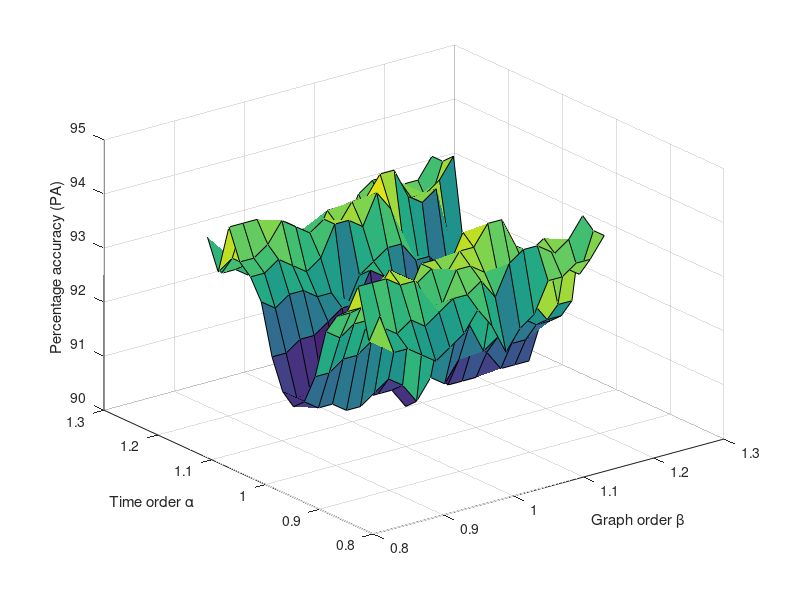
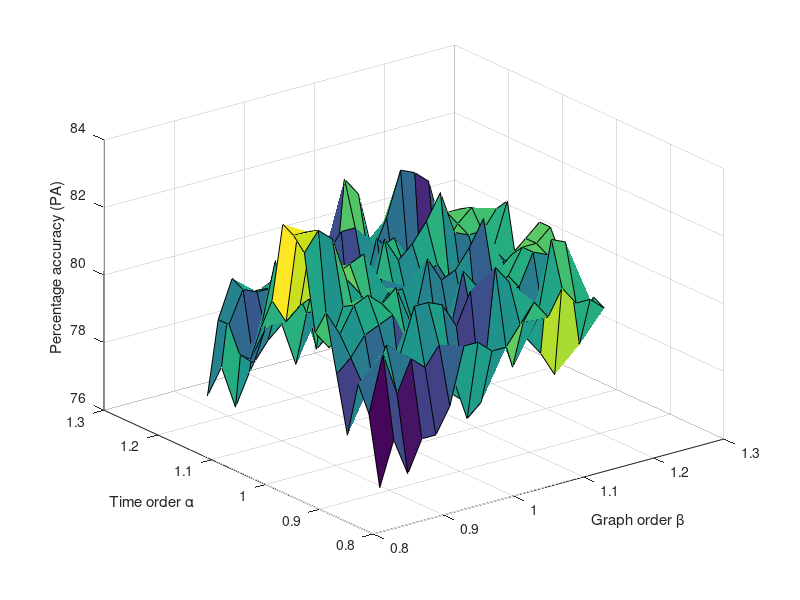

These charts were generated, in order, by the following MATLAB code: (Note: this script raises an error after producing the figures.)
clc
clear
close all


% Clustering 1

load err
err1 = err;
err1_mean = mean(err1,3);

tim = 0.84:0.02:1.16;
gim = 0.84:0.02:1.16;

figure()

surf(gim,tim,err1_mean)

xlabel('Graph order \beta')
ylabel('Time order \alpha')
zlabel('Percentage accuracy (PA)')



load err_twenty.mat
err2 = err;
err2_mean = mean(err2,3);

tim = 0.84:0.02:1.16;
gim = 0.84:0.02:1.16;

figure()

surf(gim,tim,err2_mean)

xlabel('Graph order \beta')
ylabel('Time order \alpha')
zlabel('Percentage accuracy (PA)')
%ordinary, best graph, best frac, best of both.
ordinary = squeeze(err1(9,9,:));
[~,idxg] = sort(err1_mean(9,:),'descend');
[~,idxt] = sort(err1_mean(:,9),'descend');
best = squeeze(err1(4,12,:));
bestg = squeeze(err1(9,idxg(1),:));
bestt = squeeze(err1(idxt(1),9,:));
load ordinary10result.mat

err10dft = load('dft_result.mat').mat.snr10;
err10gft = load('gft_result.mat').mat.snr10;
snr10comparison = [err10ord,err10dft,err10gft,ordinary,bestg,bestt,best];

figure()
row1 = {'Signal', 'DFT', 'GFT', 'JFT', 'JFRTg', 'JFRTt', 'JFRT'};
row2 = median(snr10comparison);
labelArray = [row1; compose('%.2f%%',row2)]; 
labelArray = strjust(pad(labelArray), 'center');
tickLabels = strtrim(sprintf('%s\\newline%s\n', labelArray{:}));
boxplot(snr10comparison,{row1, row2},'sym','+','color','k','ExtremeMode','compress','Widths',0.3,'Symbol','o','OutlierSize',1)
ax = gca(); 
ax.XTick = 1:7; 
ax.XTickLabel = tickLabels;
ylabel('Classification accuracy','Fontsize',13)
set(gca,'Fontsize',13)
ax = get(gca,'children');
obj = ax.Children;
for ii=1:numel(obj)
    if strcmpi(obj(ii).Tag,'Outliers')
        set(obj(ii),'MarkerSize',5)
    elseif strcmpi(obj(ii).Tag,{'Box' 'Lower Whisker' 'Upper Whisker' 'Lower Adjacent Value' 'Lower Adjacent Value' })
        set(obj(ii),'LineWidth',1);
    elseif strcmpi(obj(ii).Tag,{ 'Median'})
        set(obj(ii),'LineWidth',2,'Color',[1.0 0.644 0]);
    end
end
ylim([40, 100]);
grid on;
ordinary = squeeze(err2(9,9,:));
[~,idxg] = sort(err2_mean(9,:),'descend');
[~,idxt] = sort(err2_mean(:,9),'descend');
best = squeeze(err2(4,12,:));
bestg = squeeze(err2(9,idxg(1),:));
bestt = squeeze(err2(idxt(1),9,:));
load ordinary20result.mat

err20dft = load('dft_result.mat').mat.snr20;
err20gft = load('gft_result.mat').mat.snr20;
snr20comparison = [err20ord,err20dft,err20gft,ordinary,bestg,bestt,best];

figure()
row1 = {'Signal', 'DFT', 'GFT', 'JFT', 'JFRTg', 'JFRTt', 'JFRT'};
row2 = median(snr20comparison);
labelArray = [row1; compose('%.2f%%',row2)]; 
labelArray = strjust(pad(labelArray), 'center');
tickLabels = strtrim(sprintf('%s\\newline%s\n', labelArray{:}));
boxplot(snr20comparison, {row1, row2},'sym','+','color','k','ExtremeMode','compress','Widths',0.3,'Symbol','o','OutlierSize',1)
ax = gca(); 
ax.XTick = 1:7; 
ax.XTickLabel = tickLabels;

ylabel('Classification accuracy','Fontsize',13)
set(gca,'Fontsize',13)
ax = get(gca,'children');
obj = ax.Children;
for ii=1:numel(obj)
    if strcmpi(obj(ii).Tag,'Outliers')
        set(obj(ii),'MarkerSize',5)
    elseif strcmpi(obj(ii).Tag,{'Box' 'Lower Whisker' 'Upper Whisker' 'Lower Adjacent Value' 'Lower Adjacent Value'})
        set(obj(ii),'LineWidth',1);
    elseif strcmpi(obj(ii).Tag,{ 'Median'})
        set(obj(ii),'LineWidth',2,'Color',[1.0 0.644 0]);
    end
end
ylim([40, 100])
grid on;
